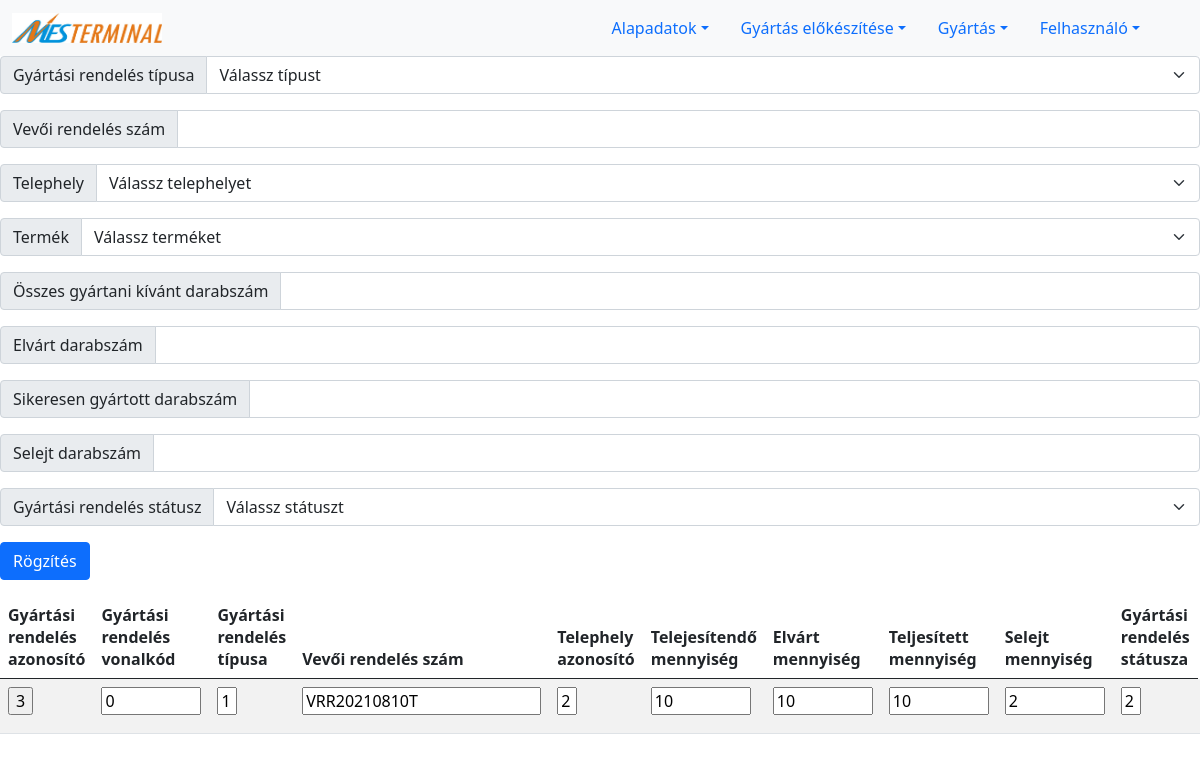
Before: /order.php with the older database file.
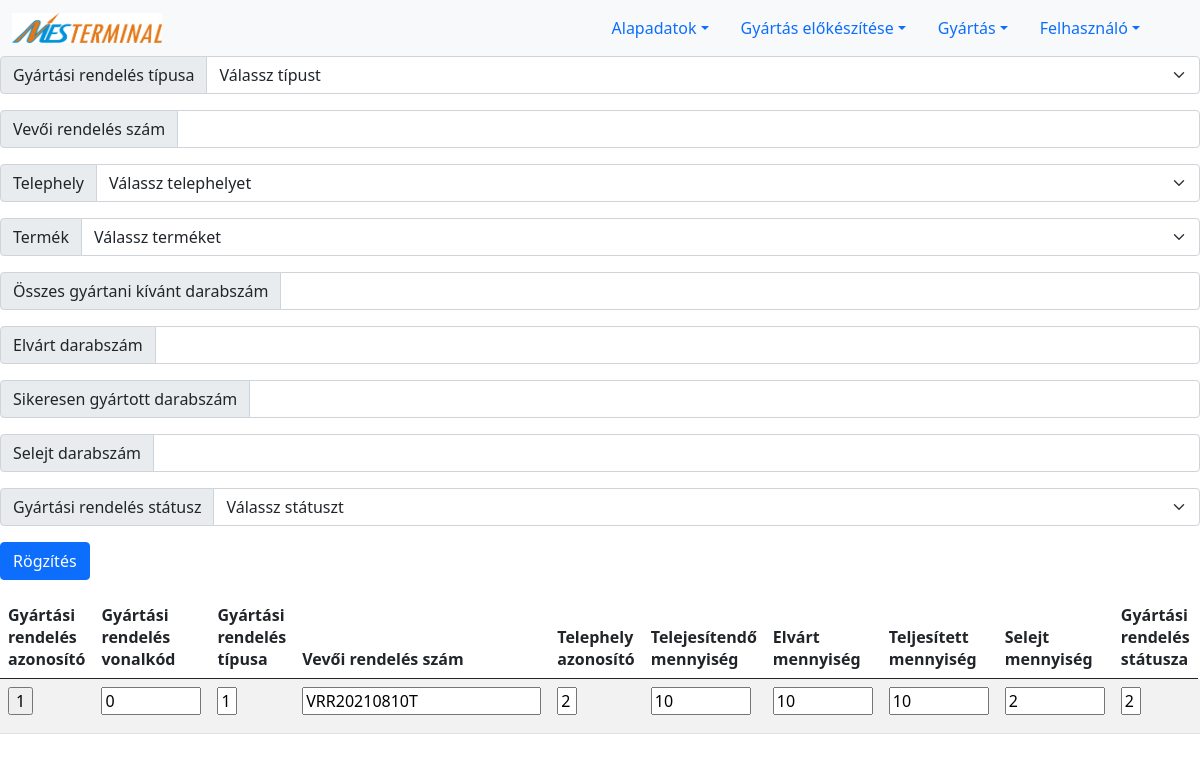
After: the same page with the newer database file.
### tables this page shows
CREATE TABLE `order` (
  `ID` int(11) NOT NULL,
  `barcode` varchar(11) DEFAULT NULL,
  `order_type_ID` int(11) NOT NULL,
  `customer_number` varchar(255) DEFAULT NULL,
  `site_ID` int(11) DEFAULT NULL,
  `product_ID` int(11) DEFAULT NULL,
  `total_count` int(11) NOT NULL,
  `expected_count` int(11) NOT NULL,
  `pass_count` int(11) DEFAULT NULL,
  `fail_count` int(11) DEFAULT NULL,
  `order_status_ID` int(11) DEFAULT NULL
);

### order.php (the view, shortened to what this page needs)
<?php
include_once("connection.php");
if(!isset($_SESSION['aid'])){
    $adminId='';
}
else{
    $adminId=$_SESSION['aid'];
}
if($adminId != 0){
print'
<form action="feldolgozok/newWorkpage.php" method="POST">
<!-- <div class="input-group mb-3">
    <span class="input-group-text" id="basic-addon2">Gyártási rendelés vonalkódja:</span>
    <input type="text" class="form-control" name="barcode" placeholder="" aria-describedby="basic-addon2">
</div> -->
<div class="input-group mb-3">
  <span class="input-group-text" id="basic-addon3">Gyártási rendelés típusa</span>
  <select name="order_type" class="form-select" id="order_type_id">
    <option value=" " selected>Válassz típust</option>
  ';
  print '
  </select>
</div>
<div class="input-group mb-3">
  <span class="input-group-text">Vevői rendelés szám</span>
  <input type="text" name="customer_number" class="form-control">
</div>
<div class="input-group mb-3">
  <span class="input-group-text">Telephely</span>
  <select name="site" class="form-select" id="site_id">
    <option value=" " selected>Válassz telephelyet</option>';
  print '
  </select>
</div>
<div class="input-group mb-3">
  <span class="input-group-text">Termék</span>
  <select name="product" class="form-select" id="product_id">
    <option value=" " selected>Válassz terméket</option>';
print '</select>
</div>
<div class="input-group mb-3">
  <span class="input-group-text">Összes gyártani kívánt darabszám</span>
  <input type="text" name="total_count" class="form-control"  aria-label="Server">
</div>
<div class="input-group mb-3">
  <span class="input-group-text">Elvárt darabszám</span>
  <input type="text" name="expected_count" class="form-control"  aria-label="Server">
</div>
<div class="input-group mb-3">
  <span class="input-group-text">Sikeresen gyártott darabszám</span>
  <input type="text" name="pass_count" class="form-control"  aria-label="Server">
</div>
<div class="input-group mb-3">
  <span class="input-group-text">Selejt darabszám</span>
  <input type="text" name="fail_count" class="form-control"  aria-label="Server">
</div>
<div class="input-group mb-3">
  <span class="input-group-text">Gyártási rendelés státusz</span>
  <select name="status" class="form-select" id="status_id">
  <option value=" " selected>Válassz státuszt</option>';
print '</select>
</div>
<input type="submit" value="Rögzítés" class="btn btn-primary">
</form>
';
include_once("lists/listWorkpages.php");
}
?>

### lists/listWorkpages.php (shortened to what this page needs)
<?php
include "connection.php";
$sql="SELECT * from `order` where order_status_ID>'1' order by ID DESC";
$reultErrors = $conn -> query($sql);
if ($reultErrors->num_rows > 0) {
    print '
    <div style="overflow: scroll">
    <table class="table table-striped">
        <thead>
        <tr>
            <th scope="col">Gyártási rendelés azonosító</th>
            <th scope="col">Gyártási rendelés vonalkód</th>
            <th scope="col">Gyártási rendelés típusa</th>
            <th scope="col">Vevői rendelés szám</th>
            <th scope="col">Telephely azonosító</th>
            <th scope="col">Telejesítendő mennyiség</th>
            <th scope="col">Elvárt mennyiség</th>
            <th scope="col">Teljesített mennyiség</th>
            <th scope="col">Selejt mennyiség</th>
            <th scope="col">Gyártási rendelés státusza</th>
        </tr>
        </thead>
        <tbody>
        ';
    while($row = $reultErrors->fetch_assoc()) {
        print '
            <tr>
            <form action="workpageId.php" method="POST">
            <td><input type="submit" name="workpageId" value="'.$row["ID"].'"></td>
            </form>
            <form action="feldolgozok/modifyWorkpage.php" method="POST">
            <td><input style="width:100px" type="text" name="barcode" value="'.$row["barcode"].'"></td>
            <td><input style="width:20px" type="text" name="order_type_ID" value="'.$row["order_type_ID"].'"></td>
            <td><input type="text" name="customer_number" value="'.$row["customer_number"].'"></td>
            <td><input style="width:20px" type="text" name="site_ID" value="'.$row["site_ID"].'"></td>
            <td><input style="width:100px" type="text" name="total_count" value="'.$row["total_count"].'"></td>
            <td><input style="width:100px" type="text" name="expected_count" value="'.$row["expected_count"].'"></td>
            <td><input style="width:100px" type="text" name="pass_count" value="'.$row["pass_count"].'"></td>
            <td><input style="width:100px" type="text" name="fail_count" value="'.$row["fail_count"].'"></td>
            <td><input style="width:20px" type="text" name="order_status_ID" value="'.$row["order_status_ID"].'"></td>
            <td><Button type="submit" name="order_ID" value="'.$row["ID"].'" class="btn btn-primary">Módosítás</button></td>
            </form>';
            print '</tr>';
    }
    print '
        </tbody>
        </table>
        </div>';
}
?>

Changed rows visible on the page:
removed order: workpageId "3", barcode "0", order_type_ID "1", customer_number "VRR20210810T", site_ID "2", total_count "10", expected_count "10", pass_count "10", fail_count "2", order_status_ID "2"
added order: workpageId "1", barcode "0", order_type_ID "1", customer_number "VRR20210810T", site_ID "2", total_count "10", expected_count "10", pass_count "10", fail_count "2", order_status_ID "2"
